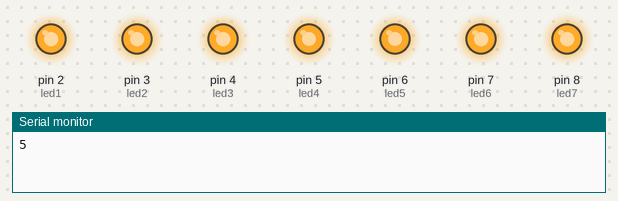
The sketch below on a simulated Arduino Uno, built with avr-gcc and run on an emulated ATmega328P. On the bench: output pins drawn as LEDs (lit = HIGH), the last lines printed to the serial monitor. Random numbers use the default seed unless the sketch sets one.

Above: at 1.6 s.
At 16.23 s:
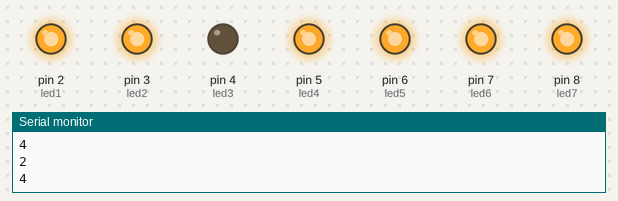
At 32.4 s:
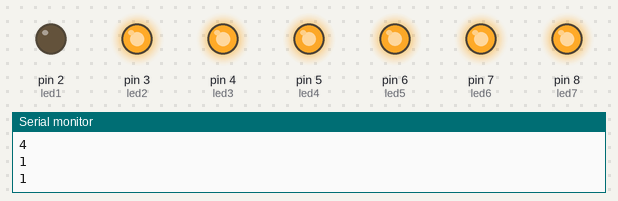
Timing chart, 0 to 39.5 s (numbered marks = the images above):
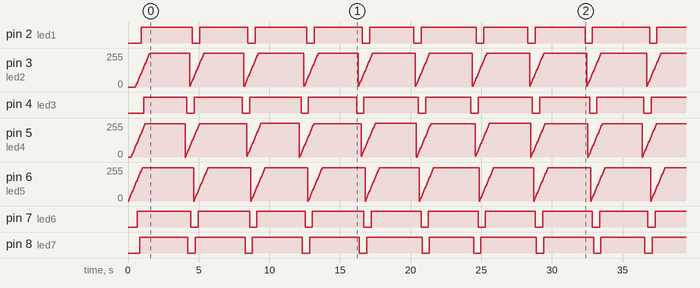

The sketch:

nuvole_arduino_fade_0.1.ino
```cpp
int led1=2;
int led2=3;
int led3=4;
int led4=5;
int led5=6;
int led6=7;
int led7=8;

int velocita = 40;
int fade = 10;
int randNumber=0;

void setup() {

  // initialize serial communication with computer:
  Serial.begin(9600);
  randomSeed(12);
}

void loop(){

  randNumber = random(1, 6);
  Serial.println(randNumber);

  if (randNumber==1){

    for (int value = 0; value <= 1000; value += fade){

      if (value <= 255){
        analogWrite(led1, value);
      }

      if (value >= 25 && value <= 280){
        analogWrite(led2, value-25);
      }

      if (value >= 50 && value <= 305){
        analogWrite(led4, value-50);
      }

      if (value >= 75 && value <= 330){
        analogWrite(led3, value-75);
      }

      if (value >= 100 && value <= 355){
        analogWrite(led5, value - 100);
      }

      if (value >= 125 && value <= 380){
        analogWrite(led6, value - 125);
      }

      if (value >= 150 && value <= 405){
        analogWrite(led7, value - 150);
      }

      delay(velocita);
    }
  }

  if (randNumber==2){

    for (int value = 0; value <= 1000; value += fade){

      if (value <= 255){
        analogWrite(led4, value);
      }

      if (value >= 25 && value <= 280){
        analogWrite(led3, value-25);
      }

      if (value >= 50 && value <= 305){
        analogWrite(led7, value-50);
      }

      if (value >= 75 && value <= 330){
        analogWrite(led2, value-75);
      }

      if (value >= 100 && value <= 355){
        analogWrite(led6, value - 100);
      }

      if (value >= 125 && value <= 380){
        analogWrite(led1, value - 125);
      }

      if (value >= 150 && value <= 405){
        analogWrite(led5, value - 150);
      }

      delay(velocita);
    }
  }

  if (randNumber==3){

    for (int value = 0; value <= 1000; value += fade){

      if (value <= 255){
        analogWrite(led7, value);
      }

      if (value >= 25 && value <= 280){
        analogWrite(led6, value-25);
      }

      if (value >= 50 && value <= 305){
        analogWrite(led3, value-50);
      }

      if (value >= 75 && value <= 330){
        analogWrite(led4, value-75);
      }

      if (value >= 100 && value <= 355){
        analogWrite(led2, value - 100);
      }

      if (value >= 125 && value <= 380){
        analogWrite(led5, value - 125);
      }

      if (value >= 150 && value <= 405){
        analogWrite(led1, value - 150);
      }

      delay(velocita);
    }
  }
  if (randNumber==4){

    for (int value = 0; value <= 1000; value += fade){

      if (value <= 255){
        analogWrite(led3, value);
      }

      if (value >= 25 && value <= 280){
        analogWrite(led2, value-25);
      }

      if (value >= 50 && value <= 305){
        analogWrite(led7, value-50);
      }

      if (value >= 75 && value <= 330){
        analogWrite(led4, value-75);
      }

      if (value >= 100 && value <= 355){
        analogWrite(led1, value - 100);
      }

      if (value >= 125 && value <= 380){
        analogWrite(led6, value - 125);
      }

      if (value >= 150 && value <= 405){
        analogWrite(led5, value - 150);
      }

      delay(velocita);
    }
  }

  if (randNumber==5){

    for (int value = 0; value <= 1000; value += fade){

      if (value <= 255){
        analogWrite(led5, value);
      }

      if (value >= 25 && value <= 280){
        analogWrite(led6, value-25);
      }

      if (value >= 50 && value <= 305){
        analogWrite(led4, value-50);
      }

      if (value >= 75 && value <= 330){
        analogWrite(led7, value-75);
      }

      if (value >= 100 && value <= 355){
        analogWrite(led1, value - 100);
      }

      if (value >= 125 && value <= 380){
        analogWrite(led2, value - 125);
      }

      if (value >= 150 && value <= 405){
        analogWrite(led3, value - 150);
      }

      delay(velocita);
    }
  }

  if (randNumber==6){

    for (int value = 0; value <= 1000; value += fade){

      if (value <= 255){
        analogWrite(led4, value);
      }

      if (value >= 25 && value <= 280){
        analogWrite(led3, value-25);
      }

      if (value >= 50 && value <= 305){
        analogWrite(led7, value-50);
      }

      if (value >= 75 && value <= 330){
        analogWrite(led2, value-75);
      }

      if (value >= 100 && value <= 355){
        analogWrite(led6, value - 100);
      }

      if (value >= 125 && value <= 380){
        analogWrite(led1, value - 125);
      }

      if (value >= 150 && value <= 405){
        analogWrite(led5, value - 150);
      }

      delay(velocita);
    }
  }

}
```

Measured:
- by itself, pin 2 (led1): LOW → HIGH at 0.92 s, → LOW 3.6 s later, → HIGH 0.52 s later, → LOW 3.4 s later, … (19 changes in this stretch)
- by itself, pin 3 (led2): ramps from 5/255 to 255/255 and jumps back, once every 4.0 s
- by itself, pin 4 (led3): moves between LOW and HIGH, repeating every 16.4 s
- by itself, pin 6 (led5): ramps from 0/255 to 250/255 and jumps back, once every 4.0 s
- by itself, pin 7 (led6): alternates HIGH for 3.5 s and LOW for 0.52 s
- by itself, pin 8 (led7): moves between LOW and HIGH, repeating every 12.1 s
